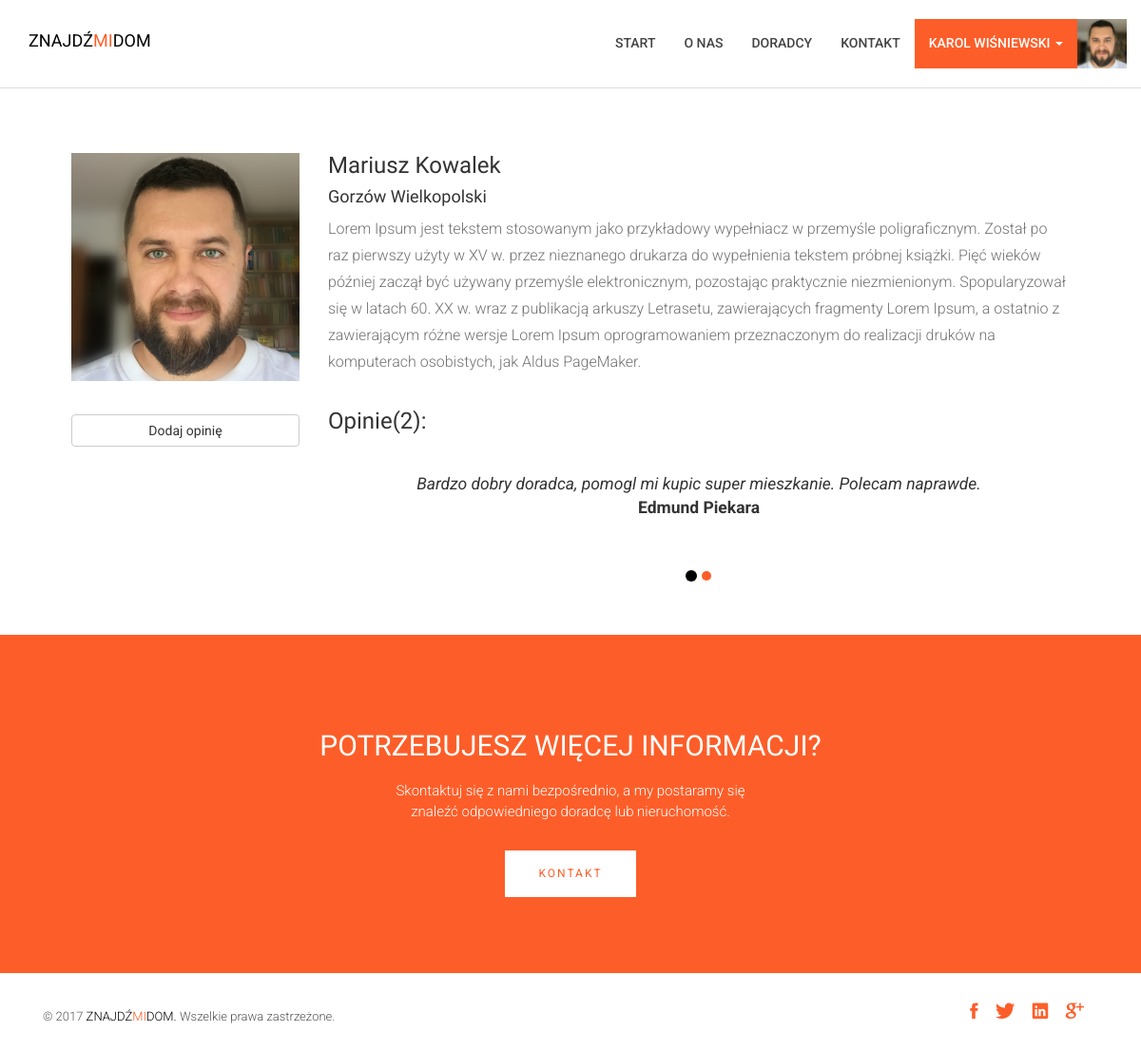
Screenshot of /profiles/12/ (signed in) with the database file from the repository.
### profiles/models.py (models this page shows, shortened)
class Profile(models.Model):
	def validate_image(fieldfile_obj):
		filesize = fieldfile_obj.file.size
		megabyte_limit = 1
		if filesize > megabyte_limit*1024*1024:
			raise ValidationError("Zbyt duży rozmiar pliku. Użyj zdjęcia o rozmiarze poniżej %sMB" % str(megabyte_limit))
	user = models.OneToOneField(User, blank=True, null=True)
	avatar = models.ImageField(upload_to='avatar', blank=True, validators=[validate_image])
	description = models.TextField(blank=True)
	city = models.CharField(max_length=100, blank=True)
	updated = models.DateTimeField(auto_now=True, auto_now_add=False)
	timestamp = models.DateTimeField(auto_now=False, auto_now_add=True)
	def get_approved_reviews(self):
		return self.review_set.filter(approved="True")

class Review(models.Model):
	profile = models.ForeignKey(Profile)
	pub_date = models.DateTimeField(auto_now=False, auto_now_add=True)
	name = models.CharField(max_length=254)
	email = models.EmailField(max_length=254)
	company = models.CharField(max_length=254, blank=True, null=True)
	position = models.CharField(max_length=254, blank=True, null=True)
	message = models.TextField()
	approved = models.BooleanField(default=False)

### profiles/views.py (the view)
# urls.py: url(r'^(?P<pk>\d+)/$', views.profile_detail, name='detail'),
def profile_detail(request, pk):
	profile = get_object_or_404(Profile, pk=pk)
	return render(request, 'profiles/profile_detail.html', {'profile': profile})

### profiles/templates/profiles/profile_detail.html (shortened to what this page needs)
{% extends "base.html" %}
{% load static from staticfiles %}
{% load crispy_forms_tags %}
{% block content%}
<section id="about">
    <div class="container">
        <div class="row">
            <div class="col-md-12 col-sm-12">
                <div class="block wow fadeInDown" data-wow-delay=".2s" data-wow-duration="500ms">
                    <div class="col-md-3 col-sm-3">
                    {% if profile.avatar %}
								<img src="{{ profile.avatar.url}}" id="profil" class="img-responsive" alt="{{ profile.user.get_full_name }}" width=300>
                    {% else %}
                            <img src="{% static 'images/avatar-default.jpg' %}" id="profil" class="img-responsive" alt="{{ profile.user.get_full_name }}" width=300>
                    {% endif %}
                    <div style="margin-top: 15px; ">
                        <br>
                        <a href="{% url 'profiles:add_review' pk=profile.pk %}" class="btn btn-block btn-default" role="button"> Dodaj opinię</a>
                    </div>
                    </div>
                    <div class="col-md-9 col-sm-9">
                        <h3> {{ profile.user.get_full_name }} </h3>
                        {% if profile.city %}
                        <h4> {{ profile.city }} </h4>
                        {% endif %}
                        {% if profile.description %}
                        <p>
                            {{ profile.description}}
                        </p>
                        {% endif %}
                        <h3 >Opinie({{ profile.get_approved_reviews.count }}):</h3>
                        {% if profile.get_approved_reviews %}
                        <div class="carousel slide" id="fade-quote-carousel" data-ride="carousel" data-interval="10000">
                            <ol class="carousel-indicators">
                            {% for review in profile.get_approved_reviews %}
                                    {% if forloop.first %}
                                        <li data-target="#fade-quote-carousel" data-slide-to="{{ forloop.counter0 }}" class="active"></li>
                                    {% else %}
                                        <li data-target="#fade-quote-carousel" data-slide-to="{{ forloop.counter0 }}"></li>
                                    {% endif %}
                            {% endfor %}
                            </ol>
                            <div class="carousel-inner">
                            {% for review in profile.get_approved_reviews %}
                                    {% if forloop.first %}
                                    <div class="active item">
                                        <blockquote>
                                            <em>{{ review.message }}</em>
                                            <br><strong>{{ review.name }}</strong>
                                        </blockquote>
                                    </div>
                                    {% endif %}
                            {% endfor %}
                            </div>
                        </div>
                        {% else %}
                         <p>Ten doradca nie otrzymał jeszcze opini.</p>
                        {% endif %}
                    </div>
                </div>
            </div>
        </div>
    </div>
</section>
<section id="carousel">
    <div class="container">
        <div class="row">
            <div class="col-md-9 col-md-offset-3">
            </div>
        </div>
    </div>
</section>
{% endblock %}

### templates/base.html (shortened to what this page needs)
{% load static from staticfiles %}
<!DOCTYPE html>
<html class="no-js">
    <head>
        <link rel="stylesheet" href="{% static 'css/bootstrap.min.css' %}">
        <link rel="stylesheet" href="{% static 'css/ionicons.min.css' %}">
        <link rel="stylesheet" href="{% static 'css/animate.css' %}">
        <link rel="stylesheet" href="{% static 'css/slider.css' %}">
        <link rel="stylesheet" href="{% static 'css/main.css' %}">
        <link rel="stylesheet" href="{% static 'css/responsive.css' %}">
    </head>
    <body>
        <header id="top-bar" class="navbar-fixed-top animated-header">
            <div class="container">
                <div class="navbar-header">
                    <div class="navbar-brand">
                        <a href="{% url 'home' %}" >
                            <span style="color: #000">ZNAJDŹ</span><span style="color: #fd5e29">MI</span><span style="color: #000">DOM</span>
                        </a>
                    </div>
                </div>
                <nav class="collapse navbar-collapse navbar-right" role="navigation">
                    <div class="main-menu">
                        <ul class="nav navbar-nav navbar-right">
                            <li>
                                <a href="{% url 'home' %}" >Start</a>
                            </li>
                            <li><a href="{% url 'about' %}">O nas</a></li>
                            <li><a href="{% url 'profiles:list' %}">Doradcy</a></li>
                            <li><a href="{% url 'contact' %}">Kontakt</a></li>
                            {% if user.is_authenticated %}
							  <li class="dropdown">
                                <a href="{% url 'panel' %}" class="dropdown-toggle btn-panel">{{ user.get_full_name }} <span class="caret"></span></a>
                                </li>
                                <li>
                                    {% if user.profile.avatar %}
                                <img src="{{ user.profile.avatar.url}}" id="profil-nav" class="img-responsive" alt="{{ profile.user.get_full_name }}" width=52>
                    {% else %}
                            <img src="{% static 'images/avatar-default.jpg' %}" id="profil-nav" class="img-responsive" alt="{{ profile.user.get_full_name }}" width=52>
                    {% endif %}
                                </li>
							    {% else %}
							    <li><a href="{% url 'account_login' %}">Logowanie</a></li>
							    <li><a href="{% url 'account_signup' %}">Rejestracja</a></li>
							{% endif %}
                        </ul>
                    </div>
                </nav>
            </div>
        </header>
        <section id="messages">
            <div class="container">
                <div class="row">
                    <div class="col-md-12">
                    </div>
                </div>
            </div>
        </section>
{% block content %}
{% endblock %}
            <section id="call-to-action">
                <div class="container">
                    <div class="row">
                        <div class="col-md-12">
                            <div class="block">
                                <h2 class="title wow fadeInDown" data-wow-delay=".3s" data-wow-duration="500ms">POTRZEBUJESZ WIĘCEJ INFORMACJI?</h1>
                                <p class="wow fadeInDown" data-wow-delay=".5s" data-wow-duration="500ms">Skontaktuj się z nami bezpośrednio, a my postaramy się<br>znaleźć odpowiedniego doradcę lub nieruchomość.</p>
                                <a href="{% url 'contact' %}" class="btn btn-default btn-contact wow fadeInDown" data-wow-delay=".7s" data-wow-duration="500ms">Kontakt</a>
                            </div>
                        </div>
                    </div>
                </div>
            </section>
            <footer id="footer">
                <div class="container">
                    <div class="col-md-8">
                        <p class="copyright">&copy; <span>2017</span>    <a href="{% url 'home' %}" >
                            <span style="color: #000">ZNAJDŹ</span><span style="color: #fd5e29">MI</span><span style="color: #000">DOM.</span>
                        </a> Wszelkie prawa zastrzeżone.
                    </div>
                    <div class="col-md-4">
                        <ul class="social">
                            <li>
                                <a href="#" class="Facebook">
                                    <i class="ion-social-facebook"></i>
                                </a>
                            </li>
                            <li>
                                <a href="#" class="Twitter">
                                    <i class="ion-social-twitter"></i>
                                </a>
                            </li>
                            <li>
                                <a href="#" class="Linkedin">
                                    <i class="ion-social-linkedin"></i>
                                </a>
                            </li>
                            <li>
                                <a href="#" class="Google Plus">
                                    <i class="ion-social-googleplus"></i>
                                </a>
                            </li>
                        </ul>
                    </div>
                </div>
            </footer>
        </body>
    </html>

### assets/css/main.css (style rules this page uses)
body { font-family: 'Roboto', sans-serif; }
h1, h2, h3, h4, h5, h6 { font-family: 'Roboto Condensed', sans-serif; }
p { font-family: 'Roboto', sans-serif; line-height: 22px; font-size: 16px; font-weight: 300; }
ul { padding-left: 0; }
ul li { list-style: none; }
h2 { font-size: 26px; }
a { color: #fd5e29; }
img#profil { margin-top: 20px; }
.title { font-size: 30px; line-height: 1.1; font-weight: 300; color: #333; text-transform: uppercase; margin-bottom: 20px; }
.navbar-header .navbar-brand { padding: 5px 0; }
.navbar-header .navbar-brand a { height: auto; display: inline-block; margin-top: 8px; }
#top-bar { background: #fff; color: #fff; -webkit-transition: all 0.2s ease-out 0s; transition: all 0.2s ease-out 0s; padding: 15px 0; -webkit-box-shadow: 0 0 3px 0 rgba(0, 0, 0, 0.1); box-shadow: 0 0 3px 0 rgba(0, 0, 0, 0.1); border-bottom: 1px solid #dedede; }
#top-bar.animated-header { padding: 20px 0; background: #ffffff; box-shadow: none; }
#top-bar .main-menu li > a { color: #444; }
#top-bar .main-menu li { position: relative; }
#top-bar .main-menu li a { font-size: 14px; font-weight: 500; border-bottom: 2px solid transparent; -webkit-transition: .3s all; -o-transition: .3s all; transition: .3s all; text-transform: uppercase; }
#call-to-action { background: #fd5e29; background-size: cover; background-attachment: fixed; padding: 80px 0; text-align: center; position: relative; color: #fff; }
#call-to-action .block { position: relative; z-index: 99; color: #fff; }
#call-to-action .block h2 { margin-bottom: 15px; color: #fff; }
#call-to-action .block p { font-size: 15px; font-weight: 300; font-family: 'Roboto', sans-serif; margin-top: 20px; }
#call-to-action .block .btn-contact { background: #fff; border: none; color: #fd5e29; padding: 16px 35px; margin-top: 20px; font-size: 12px; letter-spacing: 2px; text-transform: uppercase; border-radius: 0; }
#about { padding: 30px 0 30px; }
#about .block { padding: 20px 30px 0 30px; }
#about .block p { color: #727272; font-size: 16px; line-height: 28px; margin-bottom: 35px; }
#about .block img { max-width: 100%; }
#footer { background: #fff; padding: 25px 0; color: #555; }
#footer .copyright { font-size: 13px; margin-bottom: 0; margin-top: 10px; }
#footer .copyright a { color: #fd5e29; }
#footer .social { text-align: right; margin-bottom: 0; }
#footer .social li { display: inline-block; margin-right: 15px; }
#footer .social li a { font-size: 22px; color: #fd5e29; }
#fade-quote-carousel.carousel { padding-bottom: 60px; }
#fade-quote-carousel.carousel .carousel-inner .item { opacity: 0; -webkit-transition-property: opacity; -ms-transition-property: opacity; transition-property: opacity; }
#fade-quote-carousel.carousel .carousel-inner .active { opacity: 1; -webkit-transition-property: opacity; -ms-transition-property: opacity; transition-property: opacity; }
#fade-quote-carousel.carousel .carousel-indicators { bottom: 10px; }
#fade-quote-carousel.carousel .carousel-indicators > li { background-color: #fd5e29; border: none; }
#fade-quote-carousel.carousel .carousel-indicators > li.active { background-color: #000; }
#fade-quote-carousel blockquote { text-align: center; border: none; }
#messages { margin-top: 90px; }
#top-bar .main-menu li > a.dropdown-toggle.btn-panel { background-color: #fd5e29; color: #fff; }

### rows the page displays
Profile: avatar (picture), user.get_full_name "Mariusz Kowalek", city "Gorzów Wielkopolski", description "Lorem Ipsum jest tekstem stosowanym jako przykładowy wypełniacz w przemyśle poligraficznym. Został po raz pierwszy użyty w XV w. przez nieznanego drukarza do wypełnienia tekstem próbnej książki. Pięć wieków później zaczął być używany przemyśle elektronicznym, pozostając praktycznie niezmienionym. Spopularyzował się w latach 60. XX w. wraz z publikacją arkuszy Letrasetu, zawierających fragmenty Lorem Ipsum, a ostatnio z zawierającym różne wersje Lorem Ipsum oprogramowaniem przeznaczonym do realizacji druków na komputerach osobistych, jak Aldus PageMaker.", get_approved_reviews.count "2"
Review: message "Bardzo dobry doradca, pomogl mi kupic super mieszkanie. Polecam naprawde.", name "Edmund Piekara"

### other values shown
{{ user.get_full_name }} "KAROL WIŚNIEWSKI"
